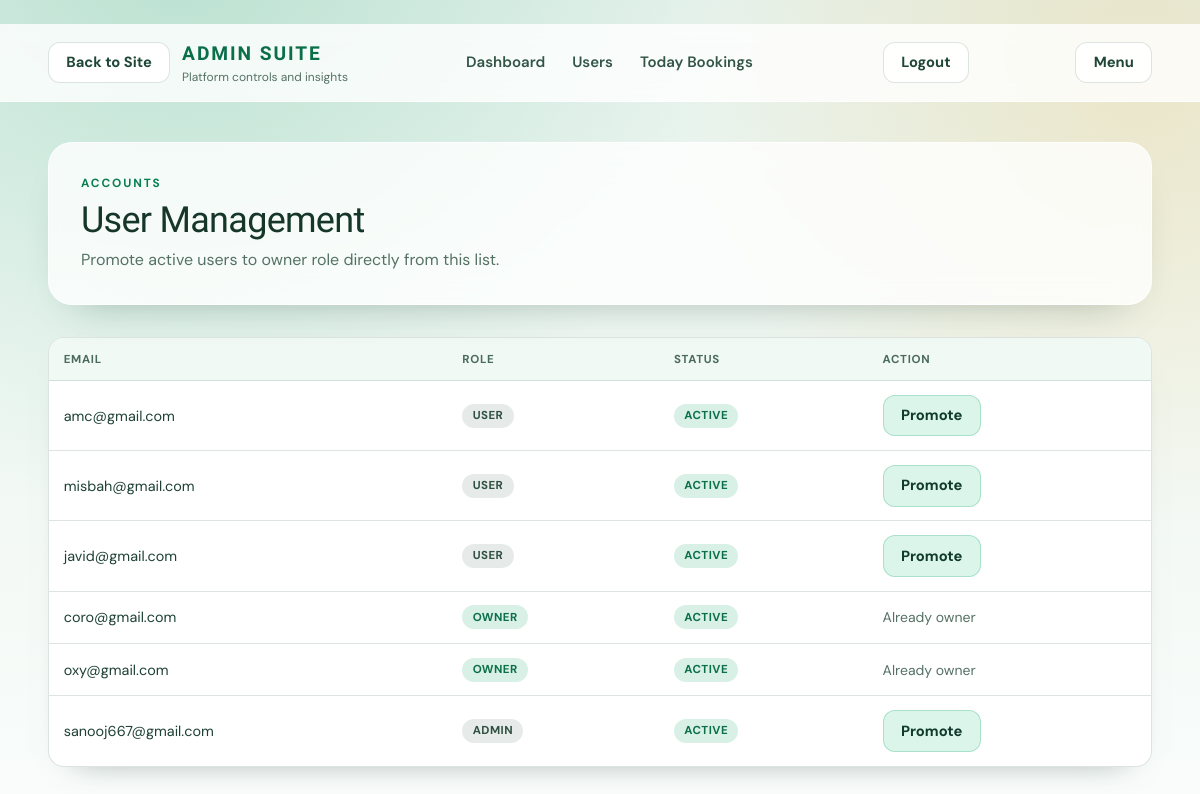
/dashboard/user_list/, run on an earlier commit of the app's database.
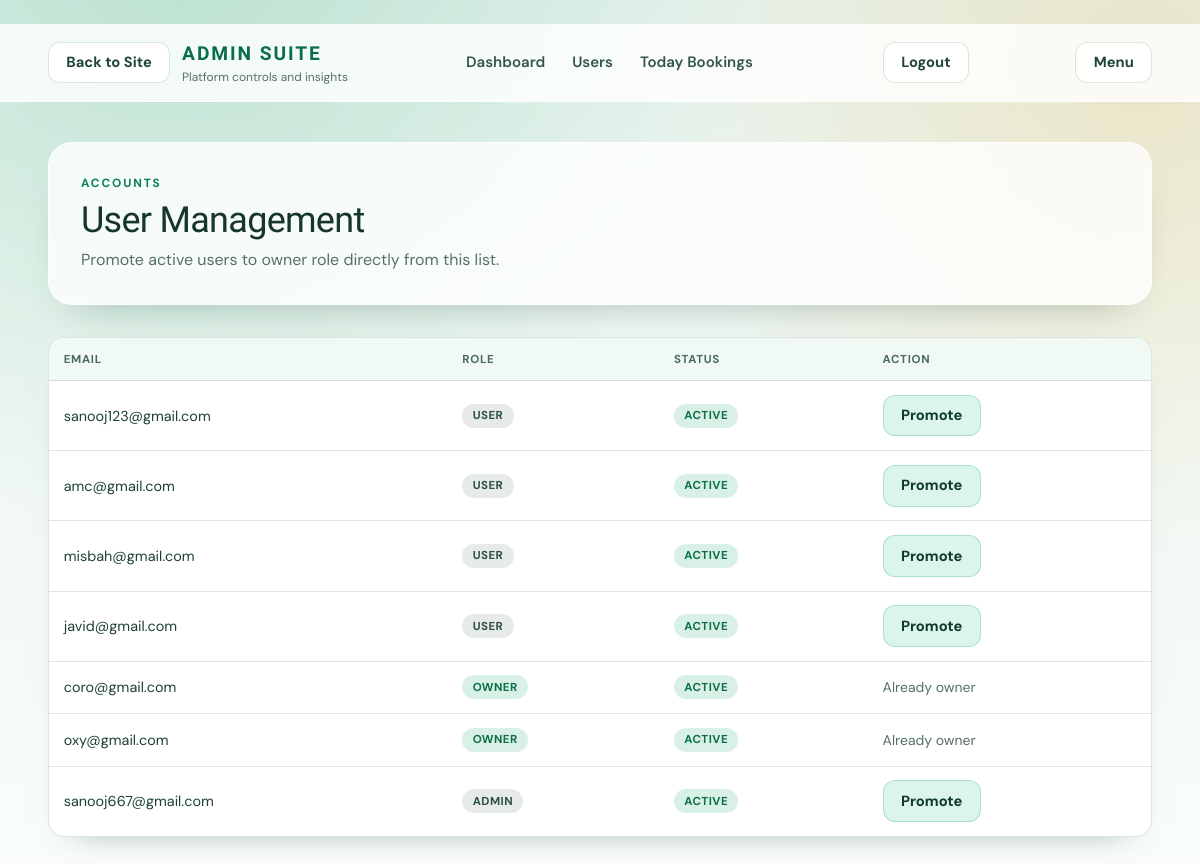
And on a later commit of the database.
### user/models.py (models this page shows, shortened)
class User(AbstractUser):
    username = None
    email = models.EmailField(unique=True , max_length=256, error_messages={'unique':'email already exists,'})
    is_customer = models.BooleanField(default=False)
    is_agent = models.BooleanField(default=False)
    is_manager = models.BooleanField(default=False)
    USERNAME_FIELD = 'email'
    REQUIRED_FIELDS = []
    objects = Usermanager()
    class Meta:
        db_table = 'users_user'
        verbose_name = 'User'
        verbose_name_plural = "Users"
        ordering = ['-id']

### admin_dashboard/views.py (the view)
# urls.py: path("user_list/", views.user_list, name="user_list"),
def user_list(request):
    user = User.objects.all().order_by("-id")
    return render(request, "admin/admin_user_list.html", {"users" : user})

### templates/admin/admin_user_list.html (shortened to what this page needs)
﻿{% extends 'base/web-base.html' %}
{% block container %}
{% include 'includes/admin_header.html' %}
<main class="site-shell py-10 space-y-8">
    <section class="surface-panel p-6 md:p-8 flex flex-col md:flex-row md:items-center md:justify-between gap-4">
        <div>
            <span class="eyebrow">Accounts</span>
            <h1 class="page-title mt-2">User Management</h1>
            <p class="muted mt-2">Promote active users to owner role directly from this list.</p>
        </div>
    </section>
    <section class="table-shell">
        <table class="data-table">
            <thead>
                <tr>
                    <th>Email</th>
                    <th>Role</th>
                    <th>Status</th>
                    <th>Action</th>
                </tr>
            </thead>
            <tbody>
                {% for user in users %}
                <tr>
                    <td class="break-all">{{ user.email }}</td>
                    <td>
                        {% if user.is_agent %}
                        <span class="status-pill status-booked">Owner</span>
                        {% elif user.is_manager %}
                        <span class="status-pill status-default">Admin</span>
                        {% else %}
                        <span class="status-pill status-default">User</span>
                        {% endif %}
                    </td>
                    <td>
                        {% if user.is_active %}
                        <span class="status-pill status-booked">Active</span>
                        {% else %}
                        <span class="status-pill status-cancelled">Inactive</span>
                        {% endif %}
                    </td>
                    <td>
                        {% if not user.is_agent %}
                        <a href="{% url 'admin_dashboard:user_promte' user.id %}" class="btn btn-secondary" onclick="return confirm('Promote this user to owner?');">Promote</a>
                        {% else %}
                        <span class="muted text-sm">Already owner</span>
                        {% endif %}
                    </td>
                </tr>
                {% endfor %}
            </tbody>
        </table>
    </section>
</main>
{% endblock %}

What changed in the data, as far as the page shows it:
added User: email "sanooj123@gmail.com", is_agent "USER", is_active "ACTIVE"
